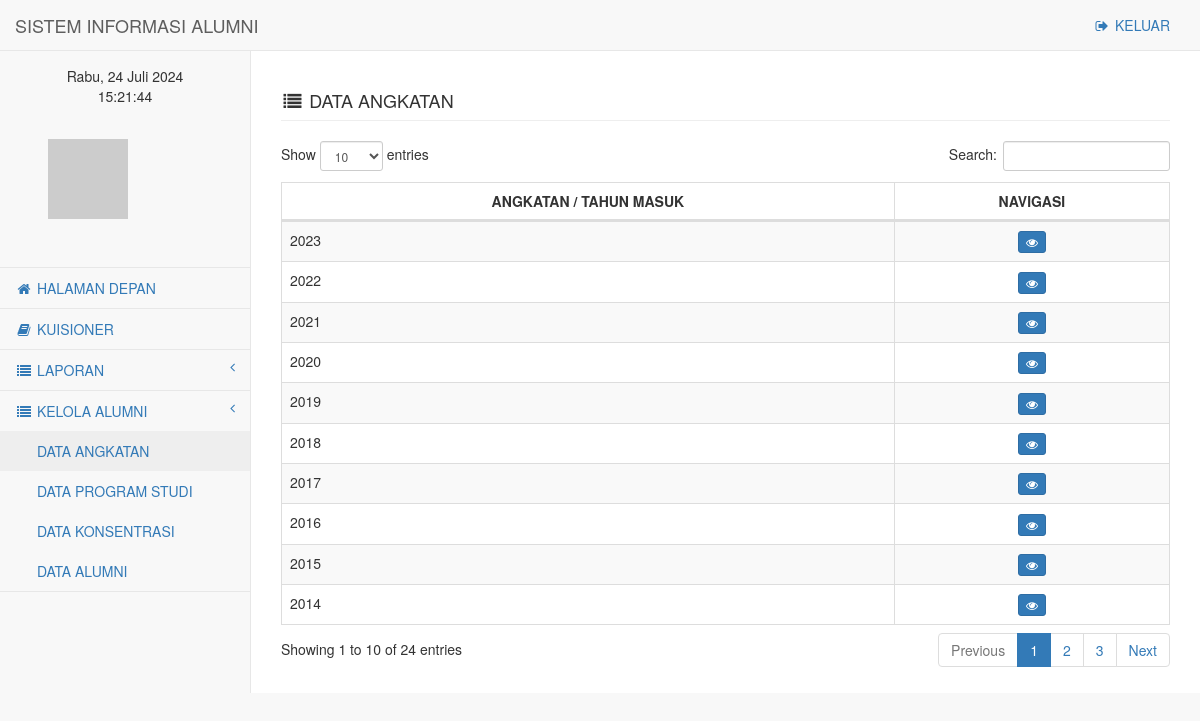
The page /administrator/angkatan.php (signed in) on the database its author committed.
### tables this page shows
CREATE TABLE `angkatan` (
  `id` int(11) NOT NULL,
  `angkatan` year(4) NOT NULL,
  `user_id` int(11) NOT NULL,
  `created_at` date NOT NULL,
  `updated_at` date NOT NULL
);

### administrator/angkatan.php (the view, shortened to what this page needs)
<!DOCTYPE html>
<html lang="en">
    <head>
        <link href="../vendor/bootstrap/css/bootstrap.min.css" rel="stylesheet">
        <link href="../vendor/metisMenu/metisMenu.min.css" rel="stylesheet">
        <link href="../dist/css/sb-admin-2.css" rel="stylesheet">
        <link href="../vendor/morrisjs/morris.css" rel="stylesheet">
        <link href="../vendor/font-awesome/css/font-awesome.min.css" rel="stylesheet" type="text/css">
        <link href="../vendor/datatables-plugins/dataTables.bootstrap.css" rel="stylesheet">
        <link href="../vendor/datatables-responsive/dataTables.responsive.css" rel="stylesheet">
    </head>
    <body onload="tampilkanwaktu(); setInterval('tampilkanwaktu()', 1000);">
        <div id="wrapper">
            <nav class="navbar navbar-default navbar-static-top" role="navigation" style="margin-bottom: 0">
                <?php include 'sidebar_menu.php'; ?>
            </nav>
            <div id="page-wrapper">
                <div class="row">
                    <div class="col-lg-12">
                        <h4 class="page-header"><i class="fa fa-list fa-fw"></i> DATA ANGKATAN</h4>
                    </div>
                </div>
                <div class="row">
                    <div class="col-lg-12">
                        <table width="100%" class="table table-striped table-bordered table-hover" id="dataTables-example">
                            <thead>
                                <tr>
                                    <th style="text-align: center">ANGKATAN / TAHUN MASUK</th>
                                    <th style="text-align: center">NAVIGASI</th>
                                </tr>
                            </thead>
                            <tbody>
                                <?php
                                $result = mysqli_query($mysqli, "SELECT * FROM  angkatan ORDER BY angkatan DESC");
                                while ($data = mysqli_fetch_array($result)) {
                                    $angkatan = $data['angkatan'];
                                    ?>
                                    <tr>
                                        <td><?php echo $angkatan; ?></td>
                                        <td style="text-align: center">
                                            <a href="#" class="btn btn-primary btn-xs"><i class="fa fa-eye fa-fw"></i></a>
                                        </td>
                                    </tr>
                                    <?php
                                }
                                ?>
                            </tbody>
                        </table>
                        <br />
                    </div>
                </div>
            </div>
        </div>
    </body>
</html>

### rows shown on the page
angkatan: angkatan "2023"
angkatan: angkatan "2022"
angkatan: angkatan "2021"
angkatan: angkatan "2020"
angkatan: angkatan "2019"
angkatan: angkatan "2018"
angkatan: angkatan "2017"
angkatan: angkatan "2016"
angkatan: angkatan "2015"
angkatan: angkatan "2014"
